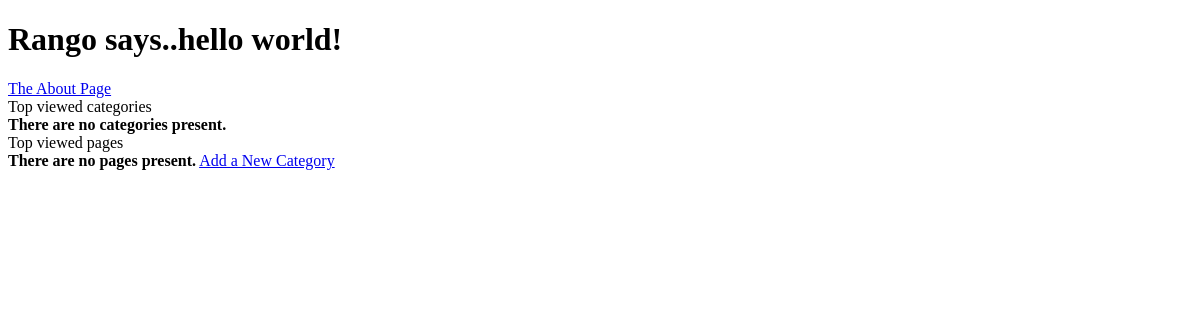
The app's page /rango/, older data.
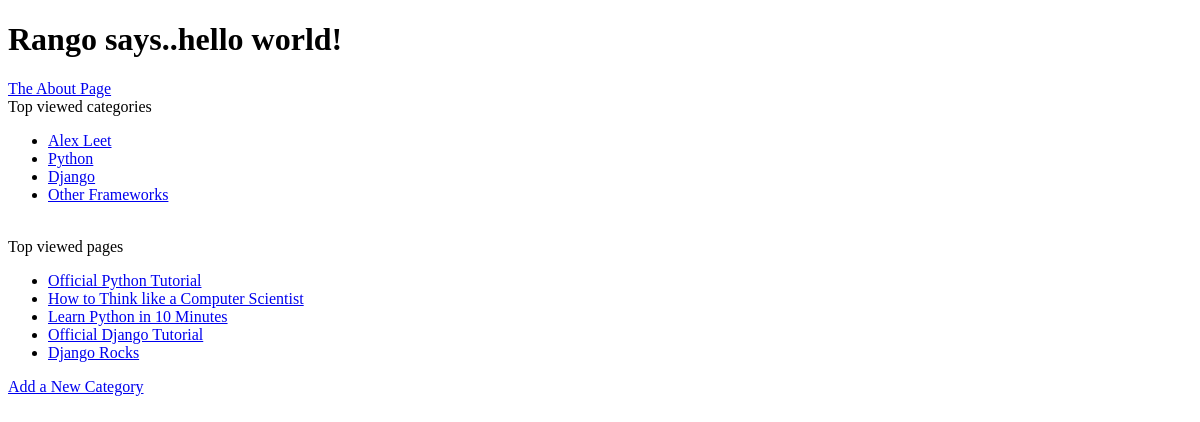
The same page, newer data.
### rango/models.py (models this page shows, shortened)
class Category(models.Model):
    name = models.CharField(max_length=128, unique=True)
    views = models.IntegerField(default=0)
    likes = models.IntegerField(default=0)
    slug = models.SlugField(unique=True)

class Page(models.Model):
    category = models.ForeignKey(Category)
    title = models.CharField(max_length=128)
    url = models.URLField()
    views = models.IntegerField(default=0)

### rango/views.py (the view)
def index(request):
    category_list = Category.objects.order_by('-likes')[:5]
    page_list = Page.objects.order_by('-views')[:5]
    context_dict = {'categories': category_list, 'pages': page_list}
    return render(request, 'rango/index.html', context_dict)

### templates/rango/index.html (shortened to what this page needs)
<!DOCTYPE html>
<html>
    <head>
    </head>
    <body>
        <h1>Rango says..hello world!</h1>
        <a href="/rango/about">The About Page</a>
        <br>Top viewed categories</br>
        {% if categories %}
            <ul>
                {% for category in categories %}
                <li><a href="/rango/category/{{ category.slug }}">{{ category.name }}</a></li>
                {% endfor %}
            </ul>
       {% else %}
            <strong>There are no categories present.</strong>
       {% endif %}
       <br>Top viewed pages</br>
       {% if pages %}
            <ul>
                {% for page in pages %}
                <li><a href="{{page.url}}">{{ page.title }}</a></li>
                {% endfor %}
            </ul>
       {% else %}
            <strong>There are no pages present.</strong>
       {% endif %}
    <a href="/rango/add_category/">Add a New Category</a>
    </body>
</html>

Row changes from the older to the newer data that the page shows:
added Category: name "Alex Leet"
added Category: name "Python"
added Category: name "Django"
added Category: name "Other Frameworks"
added Page: title "Official Python Tutorial"
added Page: title "How to Think like a Computer Scientist"
added Page: title "Learn Python in 10 Minutes"
added Page: title "Official Django Tutorial"
added Page: title "Django Rocks"
Text that changed along with them:
text no longer shown: "There are no categories present. There are no pages present."
